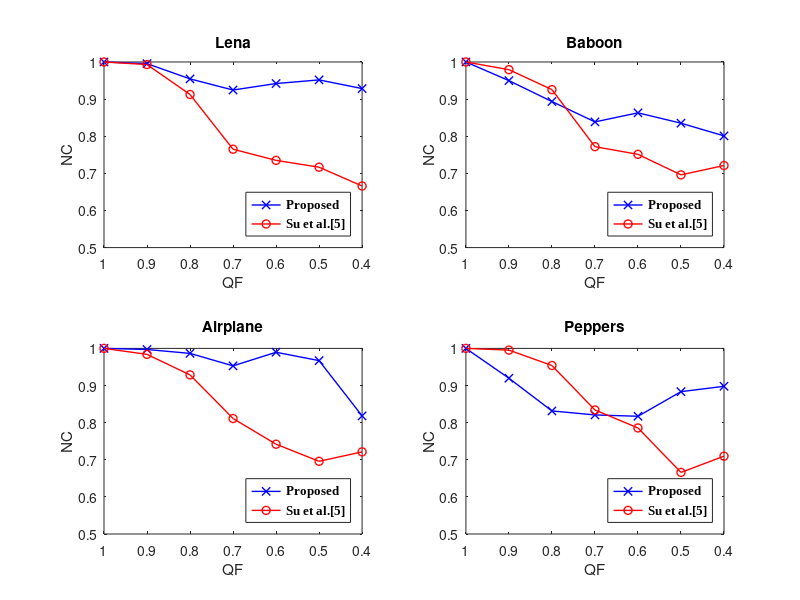

This figure's MATLAB source:
subplot(2,2,1);
x1=[1;0.995539011;0.954452319;0.924445459;0.941955163;0.951729293;0.928382977]
x2=[1;0.9931;0.9124;0.765;0.735;0.7166;0.6659]
y = 1.0 :-0.1: 0.4;
plot(y,x1,'b-x','linewidth', 1);
hold on
y1 = 1.0 :-0.1: 0.4;
plot(y1,x2,'r-o','linewidth', 1);
axis([0.4 1 0.5 1])
xlabel('QF')
ylabel('NC')
l2 = legend('Proposed','Su et al.[5]','location', 'southeast');
set(l2,'Fontname', 'Times New Roman','FontWeight','bold');
set(gca,'XDir','reverse');
title('Lena')



	
	
	
	
	
subplot(2,2,2);
x3=[1;0.949777422;0.893431354;0.838608428;0.863022086;0.835128847;0.800885813]
x4=[1;0.9793;0.9255;0.7719;0.7512;0.6959;0.7211]
y = 1.0 :-0.1: 0.4;
plot(y,x3,'b-x','linewidth', 1);
hold on
y1 = 1.0 :-0.1: 0.4;
plot(y1,x4,'r-o','linewidth', 1);
axis([0.4 1 0.5 1])
xlabel('QF')
ylabel('NC')
l2 = legend('Proposed','Su et al.[5]','location', 'southeast');
set(l2,'Fontname', 'Times New Roman','FontWeight','bold');
set(gca,'XDir','reverse');
title('Baboon')

subplot(2,2,3);
x5=[1;0.997028225;0.986556521;0.952941481;0.98956426;0.967104881;0.818120042]
x6=[1;0.9839;0.9286;0.8111;0.7419;0.6959;0.7212]
y = 1.0 :-0.1: 0.4;
plot(y,x5,'b-x','linewidth', 1);
hold on
y1 = 1.0 :-0.1: 0.4;
plot(y1,x6,'r-o','linewidth', 1);
axis([0.4 1 0.5 1])
xlabel('QF')
ylabel('NC')
l2 = legend('Proposed','Su et al.[5]','location', 'southeast');
set(l2,'Fontname', 'Times New Roman','FontWeight','bold');
set(gca,'XDir','reverse');
title('Airplane')

	
	
	
	
	
	

subplot(2,2,4);
x7=[1;0.919623656;0.831501448;0.820756899;0.817133782;0.883467436;0.897830419]
x8=[1;0.9954;0.9539;0.8341;0.7857;0.6659;0.7097]
y = 1.0 :-0.1: 0.4;
plot(y,x7,'b-x','linewidth', 1);
hold on
y1 = 1.0 :-0.1: 0.4;
plot(y1,x8,'r-o','linewidth', 1);
axis([0.4 1 0.5 1])
xlabel('QF')
ylabel('NC')
l2 = legend('Proposed','Su et al.[5]','location', 'southeast');
set(l2,'Fontname', 'Times New Roman','FontWeight','bold');
set(gca,'XDir','reverse');
title('Peppers')